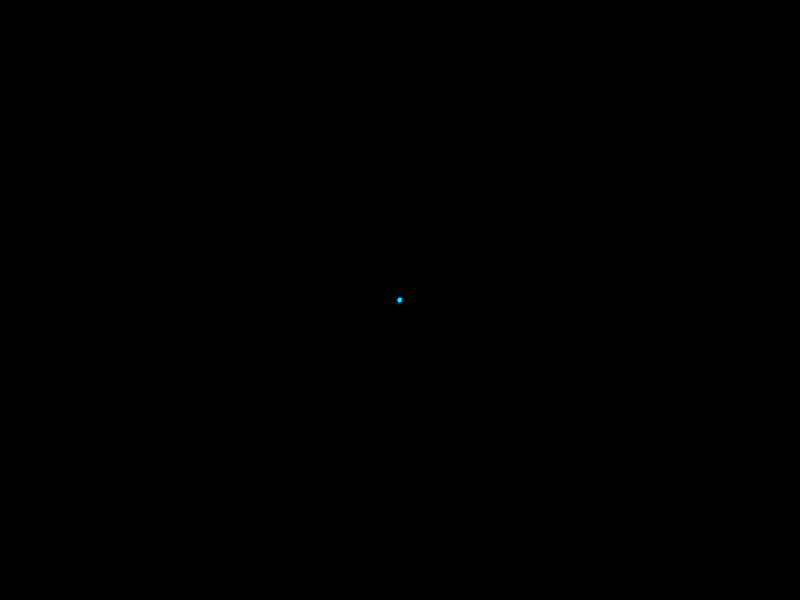
Frame 1 (no input)
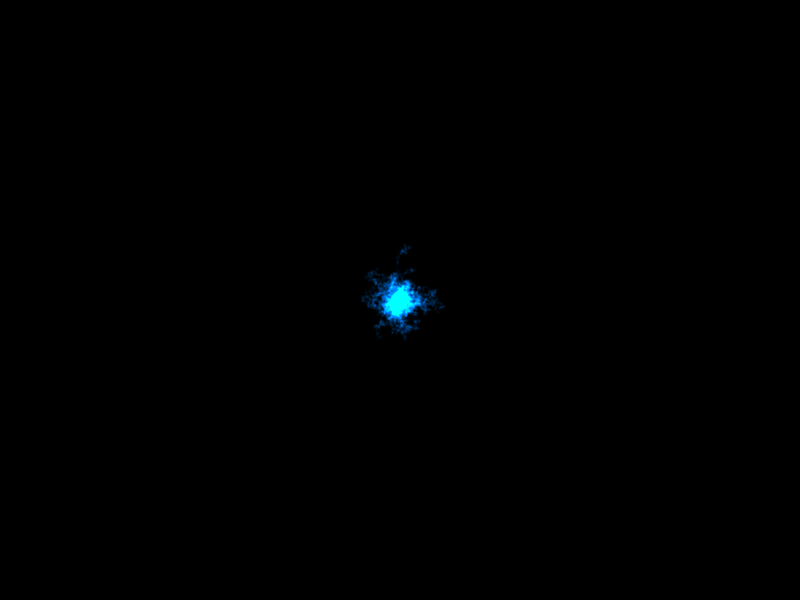
Frame 60 (the mouse pressed at the canvas centre just before this capture)
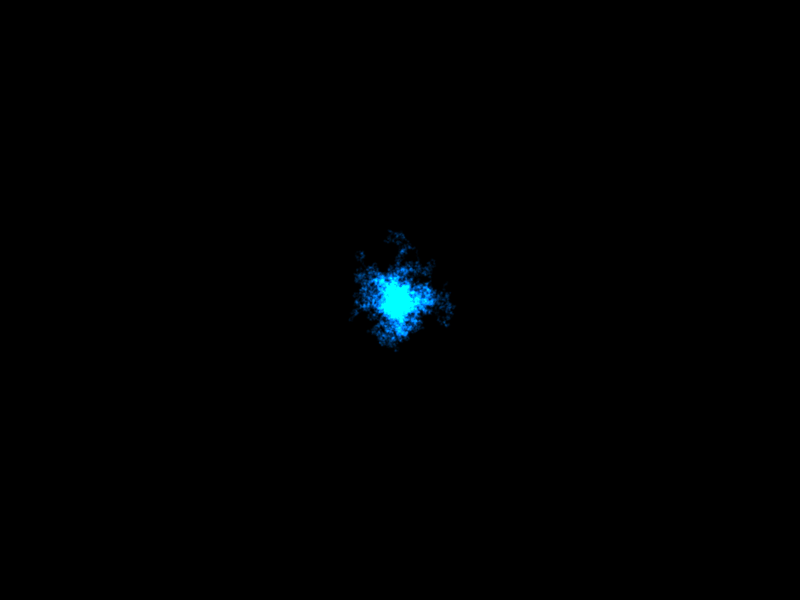
Frame 120 (the mouse held since frame 60 and released just before this capture)

The Processing sketch that drew these frames (run headless with seeded random() and noise(); from frame 60 on, the mouse is pressed at the canvas centre):

// Processing sketch: w05_06
// ── w05_06.pde
int NUM = 100;
Walker[] walker = new Walker[NUM];

void setup() {
  size(800, 600);
  frameRate(60);

  for (int i = 0; i < NUM; i++) {
    walker[i] = new Walker();
  }

  background(0);
  blendMode(ADD);
}

void draw() {
  for (int i = 0; i < NUM; i++) {
    walker[i].draw();
  }
}

class Walker {
  PVector location;
  PVector velocity;

  Walker() {
    location = new PVector(width/2, height/2);
    velocity = new PVector();
  }

  void draw() {
    for (int i = 0; i < 10; i++) {
      velocity.x = random(-1, 1);
      velocity.y = random(-1, 1);
      location.add(velocity);
      noStroke();
      fill(0, 127, 255, 5);
      ellipse(location.x, location.y, 2, 2);
    }
  }
}
